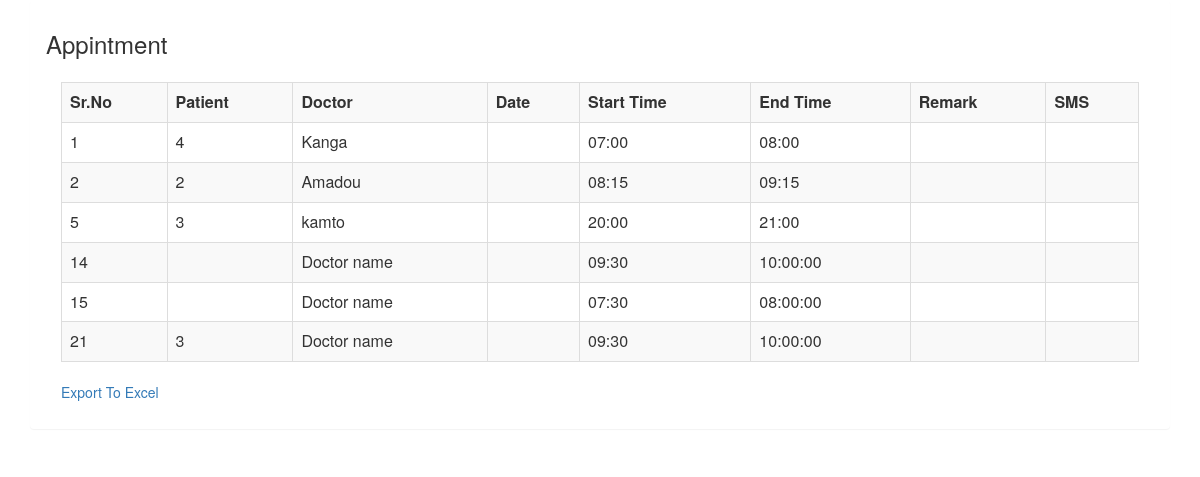
Screenshot of /hms/dashboard/Appointment/exceallappointmentindex.php (signed in) with the database file from the repository.
### tables this page shows
CREATE TABLE IF NOT EXISTS `addappointment` (
  `id` int(20) NOT NULL AUTO_INCREMENT,
  `patient` varchar(25) DEFAULT NULL,
  `name` varchar(80) DEFAULT NULL,
  `phone` int(11) DEFAULT NULL,
  `email` varchar(100) DEFAULT NULL,
  `doctor` varchar(25) NOT NULL,
  `app_date` varchar(50) NOT NULL,
  `starttime` varchar(100) DEFAULT NULL,
  `endtime` varchar(100) DEFAULT NULL,
  `remark` varchar(255) DEFAULT NULL,
  `sms` enum('0','1') NOT NULL DEFAULT '0',
  `app_status` enum('upcoming','perceived','cancelled') NOT NULL DEFAULT 'upcoming',
  PRIMARY KEY (`id`)
);

### hms/dashboard/Appointment/exceallappointmentindex.php (the view, shortened to what this page needs)
<?php
include("../inc/connect.php") ;
$query=mysqli_query($db_connect, "SELECT * FROM addappointment")or die (mysqli_error($db_connect));
?>
<html>
<head>
<link rel="stylesheet" href="https://maxcdn.bootstrapcdn.com/bootstrap/3.3.7/css/bootstrap.min.css">
</head>
<body>
<div class="container">
  <div class="panel">
    <div class="panel-heading">
      <h3>Appintment</h3>
      <div class="panel-body">
        <table border="1" class="table table-bordered table-striped">
            <tr>
              <th>Sr.No</th>
              <th>Patient</th>
              <th>Doctor</th>
              <th>Date</th>
              <th>Start Time</th>
              <th>End Time</th>
              <th>Remark</th>
              <th>SMS</th>
            </tr>
          <?php
          while($row=mysqli_fetch_assoc($query)){
            echo '
            <tr>
              <td>'.$row["id"].'</td>
              <td>'.$row["patient"].'</td>
              <td>'.$row["doctor"].'</td>
              <td>'.$row["date"].'</td>
              <td>'.$row["starttime"].'</td>
              <td>'.$row["endtime"].'</td>
              <td>'.$row["remark "].'</td>
              <td>'.$row["sms "].'</td>
            </tr>
            ';
          }
          ?>
        </table>
        <a href="excelallappointment.php">Export To Excel</a>
      </div>
    </div>
  </div>
</div>
</body>
</html>

### rows the page displays
addappointment: id "1", patient "4", doctor "Kanga", starttime "07:00", endtime "08:00"
addappointment: id "2", patient "2", doctor "Amadou", starttime "08:15", endtime "09:15"
addappointment: id "5", patient "3", doctor "kamto", starttime "20:00", endtime "21:00"
addappointment: id "14", doctor "Doctor name", starttime "09:30", endtime "10:00:00"
addappointment: id "15", doctor "Doctor name", starttime "07:30", endtime "08:00:00"
addappointment: id "21", patient "3", doctor "Doctor name", starttime "09:30", endtime "10:00:00"
